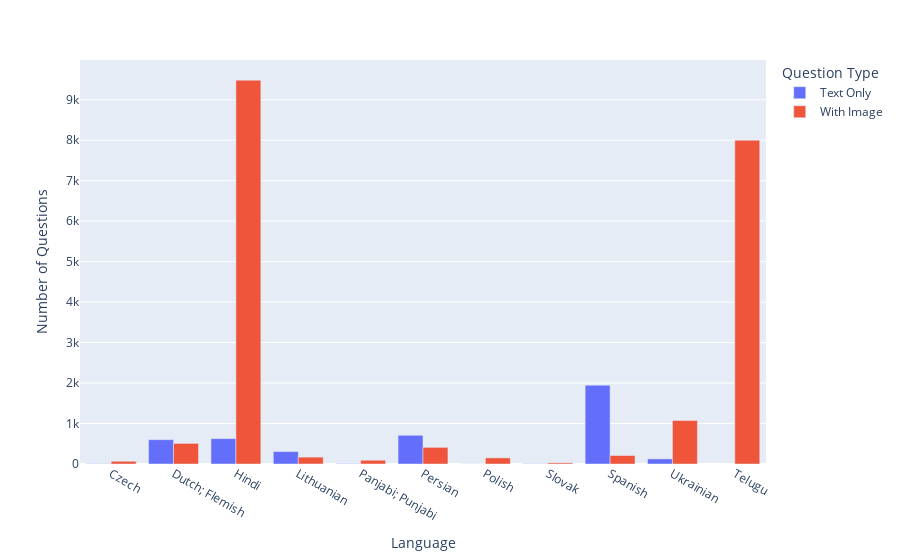

The notebook cell this image was saved under:
### Code cell
from eval_utils import LANGUAGES
def plot_image_counts(file_path):
    """
    Reads a JSON file containing exam questions, counts how many have images and how many do not,
    and creates a grouped bar plot per language.

    The JSON file must have at least:
       - 'language': The language of the question.
       - 'image_png': A string (or similar) with image data, or null if the question has no image.

    Parameters:
        file_path (str): Path to the JSON file.
    """
    # Read the JSON file into a DataFrame
    df = pd.read_json(file_path)
    
    # Ensure required columns exist
    if not {'language', 'image_png'}.issubset(df.columns):
        raise ValueError("The JSON file must contain 'language' and 'image_png' columns.")
    
    df['language'] = df['language'].apply(lambda code: LANGUAGES.get(code, code))
    # Create a new column to classify questions
    df['has_image'] = df['image_png'].notnull().map({True: 'With Image', False: 'Text Only'})
    
    # Count the number of questions per language and image category
    grouped = df.groupby(['language', 'has_image']).size().reset_index(name='count')
    
    # Create the grouped bar plot
    fig = px.bar(
        grouped,
        x='language',
        y='count',
        color='has_image',
        barmode='group',  
        labels={
            'language': 'Language',
            'count': 'Number of Questions',
            'has_image': 'Question Type'
        }
    )
    
    # Show the plot
    fig.show()

# Example usage:
plot_image_counts("eval_results\inference_results.json")

### Figure 1 — Plotly figure (JSON) as saved in the notebook; plotly's stock layout.template omitted (floating-point values rounded to 4 significant figures)
{"data": [{"alignmentgroup": "True", "hovertemplate": "Question Type=Text Only<br>Language=%{x}<br>Number of Questions=%{y}<extra></extra>", "legendgroup": "Text Only", "marker": {"color": "#636efa", "pattern": {"shape": ""}}, "name": "Text Only", "offsetgroup": "Text Only", "orientation": "v", "showlegend": true, "textposition": "auto", "type": "bar", "x": ["Czech", "Dutch; Flemish", "Hindi", "Lithuanian", "Panjabi; Punjabi", "Persian", "Polish", "Slovak", "Spanish", "Ukrainian"], "xaxis": "x", "y": [7, 601, 627, 307, 8, 709, 2, 6, 1946, 126], "yaxis": "y"}, {"alignmentgroup": "True", "hovertemplate": "Question Type=With Image<br>Language=%{x}<br>Number of Questions=%{y}<extra></extra>", "legendgroup": "With Image", "marker": {"color": "#EF553B", "pattern": {"shape": ""}}, "name": "With Image", "offsetgroup": "With Image", "orientation": "v", "showlegend": true, "textposition": "auto", "type": "bar", "x": ["Czech", "Dutch; Flemish", "Hindi", "Lithuanian", "Panjabi; Punjabi", "Persian", "Polish", "Slovak", "Spanish", "Telugu", "Ukrainian"], "xaxis": "x", "y": [67, 509, 9482, 170, 93, 411, 151, 29, 210, 8000, 1077], "yaxis": "y"}], "layout": {"barmode": "group", "legend": {"title": {"text": "Question Type"}, "tracegroupgap": 0}, "margin": {"t": 60}, "xaxis": {"anchor": "y", "domain": [0, 1], "title": {"text": "Language"}}, "yaxis": {"anchor": "x", "domain": [0, 1], "title": {"text": "Number of Questions"}}}}
